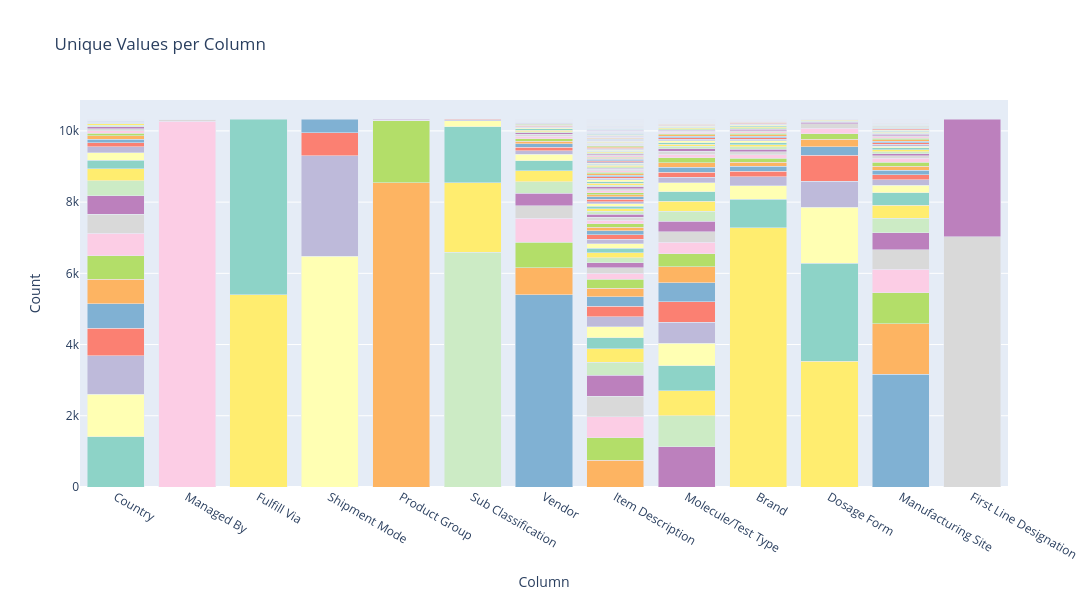

Notebook code for this chart:
### Markdown cell above
to check the frequency of unique values in each column, I can draw a bar graph for each column  
But doind that for 11 different columns isn't very efficient

So I'll squish all of that in one graph

### Code cell
'''
a stacked bar graph
each bar is a column
each sub section is a unique value
it's height representing it's quqntity in that column
'''
columns = cat_df.columns
total_rows = len(cat_df)

fig = go.Figure()

color_cycle = cycle(px.colors.qualitative.Set3)

for col in columns:
    value_counts = cat_df[col].value_counts(dropna=False)
    for val, count in value_counts.items():
        percentage = round((count / total_rows) * 100, 2)
        color = next(color_cycle)
        fig.add_trace(go.Bar(
            x=[col],
            y=[count],
            name=str(val),
            marker=dict(color=color),
            hovertemplate=(
                f"<b>Column</b>: {col}<br>"
                f"<b>Value</b>: {val}<br>"
                f"<b>Count</b>: {count} / {total_rows}<br>"
                f"<b>Percentage</b>: {percentage}%<extra></extra>"
            ),
        ))

# stacking the bars
fig.update_layout(
    barmode='stack',
    title='Unique Values per Column',
    xaxis_title='Column',
    yaxis_title='Count',
    height=600,
    width=1100,
    showlegend=False,
)

fig.show()
